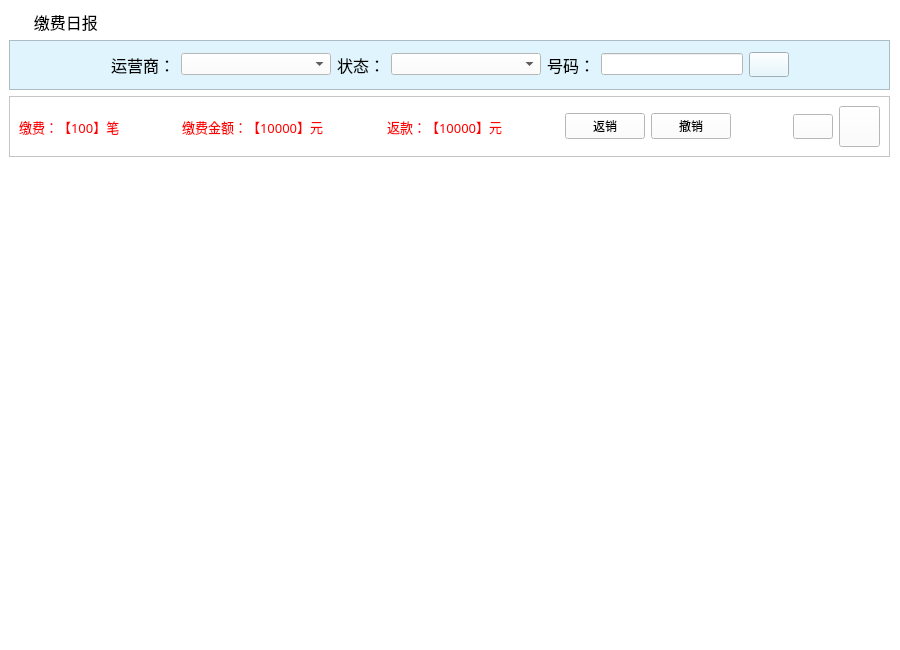
<?xml version="1.0" encoding="UTF-8"?>
<ui version="4.0">
 <class>jfrb_ScrollArea</class>
 <widget class="QScrollArea" name="jfrb_ScrollArea">
  <property name="geometry">
   <rect>
    <x>0</x>
    <y>0</y>
    <width>900</width>
    <height>650</height>
   </rect>
  </property>
  <property name="windowTitle">
   <string>ScrollArea</string>
  </property>
  <property name="styleSheet">
   <string notr="true">background-color: rgb(255, 255, 255);</string>
  </property>
  <property name="frameShape">
   <enum>QFrame::NoFrame</enum>
  </property>
  <property name="widgetResizable">
   <bool>true</bool>
  </property>
  <widget class="QWidget" name="scrollAreaWidgetContents">
   <property name="geometry">
    <rect>
     <x>0</x>
     <y>0</y>
     <width>900</width>
     <height>650</height>
    </rect>
   </property>
   <layout class="QGridLayout" name="gridLayout">
    <item row="0" column="0">
     <widget class="QLabel" name="label">
      <property name="font">
       <font>
        <family>微软雅黑</family>
        <pointsize>12</pointsize>
       </font>
      </property>
      <property name="styleSheet">
       <string notr="true">background-image: url(:/bg/images/mainframe/navigator.png);
background-repeat: no-repeat;</string>
      </property>
      <property name="text">
       <string>      缴费日报</string>
      </property>
     </widget>
    </item>
    <item row="0" column="1">
     <spacer name="horizontalSpacer_3">
      <property name="orientation">
       <enum>Qt::Horizontal</enum>
      </property>
      <property name="sizeType">
       <enum>QSizePolicy::Fixed</enum>
      </property>
      <property name="sizeHint" stdset="0">
       <size>
        <width>1</width>
        <height>25</height>
       </size>
      </property>
     </spacer>
    </item>
    <item row="1" column="0">
     <widget class="QFrame" name="frame">
      <property name="styleSheet">
       <string notr="true">background-color: rgb(223, 244, 252);</string>
      </property>
      <property name="frameShape">
       <enum>QFrame::StyledPanel</enum>
      </property>
      <property name="frameShadow">
       <enum>QFrame::Raised</enum>
      </property>
      <layout class="QGridLayout" name="gridLayout_2">
       <item row="0" column="0">
        <spacer name="horizontalSpacer_2">
         <property name="orientation">
          <enum>Qt::Horizontal</enum>
         </property>
         <property name="sizeHint" stdset="0">
          <size>
           <width>41</width>
           <height>20</height>
          </size>
         </property>
        </spacer>
       </item>
       <item row="0" column="1">
        <widget class="QLabel" name="label_15">
         <property name="font">
          <font>
           <family>宋体</family>
           <pointsize>12</pointsize>
          </font>
         </property>
         <property name="text">
          <string>运营商：</string>
         </property>
        </widget>
       </item>
       <item row="0" column="2">
        <widget class="QComboBox" name="cbx_SP">
         <property name="sizePolicy">
          <sizepolicy hsizetype="Preferred" vsizetype="Fixed">
           <horstretch>0</horstretch>
           <verstretch>0</verstretch>
          </sizepolicy>
         </property>
         <property name="minimumSize">
          <size>
           <width>150</width>
           <height>22</height>
          </size>
         </property>
         <property name="maximumSize">
          <size>
           <width>16777215</width>
           <height>22</height>
          </size>
         </property>
         <property name="baseSize">
          <size>
           <width>200</width>
           <height>0</height>
          </size>
         </property>
         <property name="font">
          <font>
           <family>宋体</family>
           <pointsize>12</pointsize>
          </font>
         </property>
         <property name="styleSheet">
          <string notr="true">background-color: rgb(255, 255, 255);
color: rgb(0, 0, 0);</string>
         </property>
        </widget>
       </item>
       <item row="0" column="3">
        <widget class="QLabel" name="label_16">
         <property name="font">
          <font>
           <family>宋体</family>
           <pointsize>12</pointsize>
          </font>
         </property>
         <property name="text">
          <string>状态：</string>
         </property>
        </widget>
       </item>
       <item row="0" column="4">
        <widget class="QComboBox" name="cbx_state">
         <property name="sizePolicy">
          <sizepolicy hsizetype="Preferred" vsizetype="Fixed">
           <horstretch>0</horstretch>
           <verstretch>0</verstretch>
          </sizepolicy>
         </property>
         <property name="minimumSize">
          <size>
           <width>150</width>
           <height>22</height>
          </size>
         </property>
         <property name="maximumSize">
          <size>
           <width>16777215</width>
           <height>22</height>
          </size>
         </property>
         <property name="baseSize">
          <size>
           <width>200</width>
           <height>0</height>
          </size>
         </property>
         <property name="font">
          <font>
           <family>宋体</family>
           <pointsize>12</pointsize>
          </font>
         </property>
         <property name="styleSheet">
          <string notr="true">background-color: rgb(255, 255, 255);</string>
         </property>
        </widget>
       </item>
       <item row="0" column="5">
        <widget class="QLabel" name="label_17">
         <property name="font">
          <font>
           <family>宋体</family>
           <pointsize>12</pointsize>
          </font>
         </property>
         <property name="text">
          <string>号码：</string>
         </property>
        </widget>
       </item>
       <item row="0" column="6">
        <widget class="QLineEdit" name="txi_PhoneNo">
         <property name="sizePolicy">
          <sizepolicy hsizetype="Fixed" vsizetype="Fixed">
           <horstretch>0</horstretch>
           <verstretch>0</verstretch>
          </sizepolicy>
         </property>
         <property name="minimumSize">
          <size>
           <width>0</width>
           <height>22</height>
          </size>
         </property>
         <property name="maximumSize">
          <size>
           <width>16777215</width>
           <height>22</height>
          </size>
         </property>
         <property name="font">
          <font>
           <family>宋体</family>
           <pointsize>12</pointsize>
          </font>
         </property>
         <property name="styleSheet">
          <string notr="true">background-color: rgb(255, 255, 255);</string>
         </property>
         <property name="text">
          <string/>
         </property>
         <property name="maxLength">
          <number>11</number>
         </property>
        </widget>
       </item>
       <item row="0" column="7">
        <widget class="QPushButton" name="btn_search">
         <property name="minimumSize">
          <size>
           <width>40</width>
           <height>25</height>
          </size>
         </property>
         <property name="maximumSize">
          <size>
           <width>40</width>
           <height>25</height>
          </size>
         </property>
         <property name="font">
          <font>
           <family>宋体</family>
           <pointsize>12</pointsize>
          </font>
         </property>
         <property name="styleSheet">
          <string notr="true">background-image: url(:/btn/images/mainframe/btn_cx.png);</string>
         </property>
         <property name="text">
          <string/>
         </property>
        </widget>
       </item>
       <item row="0" column="8">
        <spacer name="horizontalSpacer">
         <property name="orientation">
          <enum>Qt::Horizontal</enum>
         </property>
         <property name="sizeHint" stdset="0">
          <size>
           <width>41</width>
           <height>20</height>
          </size>
         </property>
        </spacer>
       </item>
      </layout>
     </widget>
    </item>
    <item row="1" column="1">
     <spacer name="horizontalSpacer_4">
      <property name="orientation">
       <enum>Qt::Horizontal</enum>
      </property>
      <property name="sizeType">
       <enum>QSizePolicy::Fixed</enum>
      </property>
      <property name="sizeHint" stdset="0">
       <size>
        <width>1</width>
        <height>50</height>
       </size>
      </property>
     </spacer>
    </item>
    <item row="2" column="0">
     <widget class="QFrame" name="frame_2">
      <property name="frameShape">
       <enum>QFrame::StyledPanel</enum>
      </property>
      <property name="frameShadow">
       <enum>QFrame::Raised</enum>
      </property>
      <layout class="QGridLayout" name="gridLayout_3">
       <item row="0" column="0">
        <widget class="QLabel" name="txt_rpt_total">
         <property name="font">
          <font>
           <family>宋体</family>
           <pointsize>10</pointsize>
          </font>
         </property>
         <property name="styleSheet">
          <string notr="true">color: rgb(255, 0, 0);</string>
         </property>
         <property name="text">
          <string>缴费：【100】笔</string>
         </property>
        </widget>
       </item>
       <item row="0" column="1">
        <spacer name="horizontalSpacer_8">
         <property name="orientation">
          <enum>Qt::Horizontal</enum>
         </property>
         <property name="sizeHint" stdset="0">
          <size>
           <width>29</width>
           <height>20</height>
          </size>
         </property>
        </spacer>
       </item>
       <item row="0" column="2">
        <widget class="QLabel" name="txt_rpt_money">
         <property name="font">
          <font>
           <family>宋体</family>
           <pointsize>10</pointsize>
          </font>
         </property>
         <property name="styleSheet">
          <string notr="true">color: rgb(255, 0, 0);</string>
         </property>
         <property name="text">
          <string>缴费金额：【10000】元</string>
         </property>
        </widget>
       </item>
       <item row="0" column="3">
        <spacer name="horizontalSpacer_9">
         <property name="orientation">
          <enum>Qt::Horizontal</enum>
         </property>
         <property name="sizeHint" stdset="0">
          <size>
           <width>28</width>
           <height>20</height>
          </size>
         </property>
        </spacer>
       </item>
       <item row="0" column="4">
        <widget class="QLabel" name="txt_rpt_repay">
         <property name="font">
          <font>
           <family>宋体</family>
           <pointsize>10</pointsize>
          </font>
         </property>
         <property name="styleSheet">
          <string notr="true">color: rgb(255, 0, 0);</string>
         </property>
         <property name="text">
          <string>返款：【10000】元</string>
         </property>
        </widget>
       </item>
       <item row="0" column="5">
        <spacer name="horizontalSpacer_10">
         <property name="orientation">
          <enum>Qt::Horizontal</enum>
         </property>
         <property name="sizeHint" stdset="0">
          <size>
           <width>29</width>
           <height>20</height>
          </size>
         </property>
        </spacer>
       </item>
       <item row="0" column="6">
        <widget class="QPushButton" name="btn_fx">
         <property name="text">
          <string>返销</string>
         </property>
        </widget>
       </item>
       <item row="0" column="7">
        <widget class="QPushButton" name="btn_cx">
         <property name="text">
          <string>撤销</string>
         </property>
        </widget>
       </item>
       <item row="0" column="8">
        <spacer name="horizontalSpacer_11">
         <property name="orientation">
          <enum>Qt::Horizontal</enum>
         </property>
         <property name="sizeHint" stdset="0">
          <size>
           <width>29</width>
           <height>20</height>
          </size>
         </property>
        </spacer>
       </item>
       <item row="0" column="9">
        <widget class="QPushButton" name="btn_refresh">
         <property name="minimumSize">
          <size>
           <width>40</width>
           <height>25</height>
          </size>
         </property>
         <property name="maximumSize">
          <size>
           <width>40</width>
           <height>25</height>
          </size>
         </property>
         <property name="styleSheet">
          <string notr="true">background-image: url(:/btn/images/mainframe/btn_sx.png);</string>
         </property>
         <property name="text">
          <string/>
         </property>
        </widget>
       </item>
       <item row="0" column="10">
        <widget class="QPushButton" name="btn_print">
         <property name="minimumSize">
          <size>
           <width>41</width>
           <height>41</height>
          </size>
         </property>
         <property name="maximumSize">
          <size>
           <width>41</width>
           <height>41</height>
          </size>
         </property>
         <property name="styleSheet">
          <string notr="true">background-image: url(:/btn/images/print.png);</string>
         </property>
         <property name="text">
          <string/>
         </property>
        </widget>
       </item>
      </layout>
     </widget>
    </item>
    <item row="2" column="1">
     <spacer name="horizontalSpacer_5">
      <property name="orientation">
       <enum>Qt::Horizontal</enum>
      </property>
      <property name="sizeType">
       <enum>QSizePolicy::Fixed</enum>
      </property>
      <property name="sizeHint" stdset="0">
       <size>
        <width>1</width>
        <height>30</height>
       </size>
      </property>
     </spacer>
    </item>
    <item row="3" column="0">
     <widget class="QTableWidget" name="tableWidget">
      <property name="styleSheet">
       <string notr="true">color: rgb(0, 0, 0);</string>
      </property>
      <property name="frameShape">
       <enum>QFrame::NoFrame</enum>
      </property>
      <property name="gridStyle">
       <enum>Qt::SolidLine</enum>
      </property>
     </widget>
    </item>
   </layout>
  </widget>
 </widget>
 <resources/>
 <connections/>
</ui>
